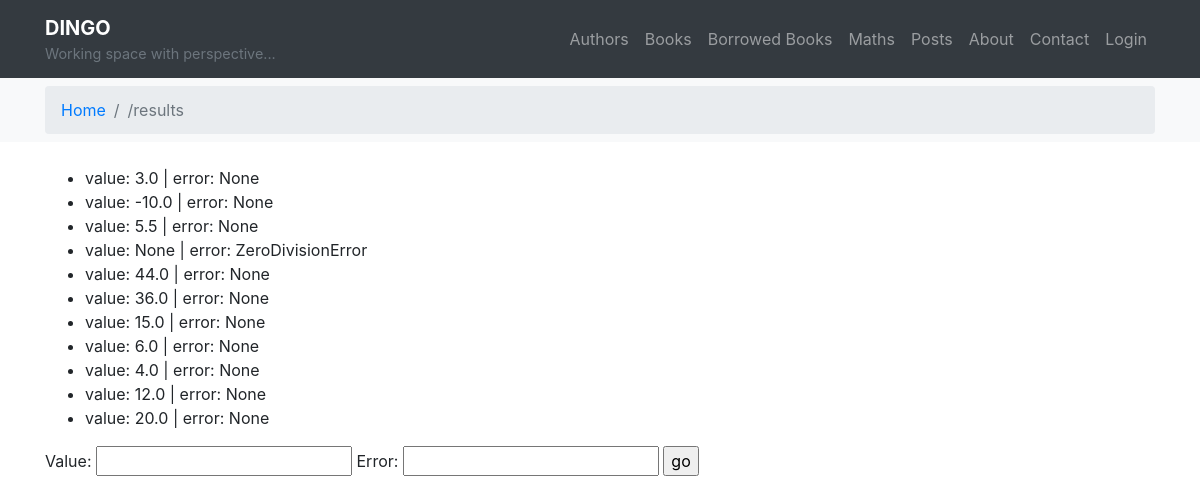
/maths/results/, run on the app's committed database.
### maths/models.py (models this page shows)
class Result(models.Model):
    value = models.FloatField(blank=True, null=True, unique=True)
    error = models.CharField(
        max_length=255,
        null=True,
        blank=True,
        unique=True
    )
    def __str__(self):
        return f"value: {self.value} | error: {self.error}"

### maths/views.py (the view, shortened to what this page needs)
# urls.py: path('results/', results_list, name="results"),
def results_list(request):
    form = ResultForm()
    results = Result.objects.all()
    return render(
        request=request,
        template_name="maths/results.html",
        context={
            "results": results,
            "form": form
        }
    )

### maths/forms.py (shortened to what this page needs)
class ResultForm(forms.ModelForm):
    class Meta:
        model = Result
        fields = ["value", "error"]

### maths/templates/maths/results.html (shortened to what this page needs)
{% extends "main.html" %}
{% block content %}
   <ul>
       {% for r in results %}
           <li>{{ r }}</li>
       {% endfor %}
   </ul>
   <form method="post">
        {{ form.as_table }}
        <input type="submit" value="go">
    </form>
{% endblock %}

### data on the page
Result: value+error "value: 3.0 | error: None"
Result: value+error "value: -10.0 | error: None"
Result: value+error "value: 5.5 | error: None"
Result: value+error "value: None | error: ZeroDivisionError"
Result: value+error "value: 44.0 | error: None"
Result: value+error "value: 36.0 | error: None"
Result: value+error "value: 15.0 | error: None"
Result: value+error "value: 6.0 | error: None"
Result: value+error "value: 4.0 | error: None"
Result: value+error "value: 12.0 | error: None"
Result: value+error "value: 20.0 | error: None"

### other printed values
{{ request.resolver_match.url_name }} "results"
